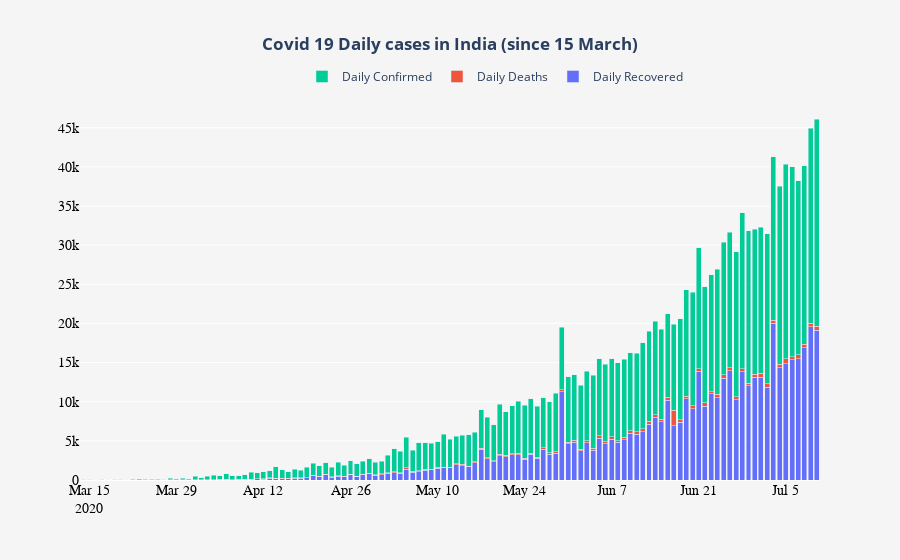

Source (notebook cell):
### Code cell
fig = go.Figure(go.Bar(x= df2.date, y= df2['new recovered'], name='Daily Recovered'))
fig.add_trace(go.Bar(x=df2.date, y= df2['new deaths'], name='Daily Deaths'))
fig.add_trace(go.Bar(x=df2.date, y= df2.new_confirmed, name='Daily Confirmed'))

fig.update_layout(barmode='stack',legend_orientation="h",legend=dict(x= 0.3, y=1.1),
                  xaxis={'categoryorder':'total descending'},
                 title_text='<b>Covid 19 Daily cases in India (since 15 March)<b>',
                  title_x=0.5,
                 paper_bgcolor='whitesmoke',
                 plot_bgcolor = "whitesmoke",)

fig.update_xaxes(tickfont=dict(family='Rockwell', color='black', size=14))
fig.update_yaxes(tickfont=dict(family='Rockwell', color='black', size=14))
